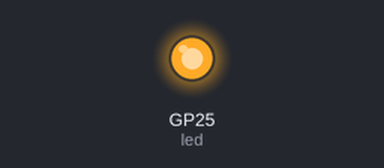
The program below on a simulated Raspberry Pi Pico running MicroPython. Parts: output pins drawn as LEDs (lit = HIGH). At 6.0 s the program stops and its outputs stay as they are.

Above: at 0.1 s.
At 3.1 s:
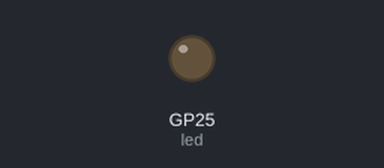
Timing chart, 0 to 4.6 s (numbered marks = the images above):
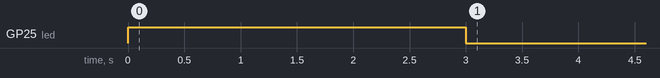

The program:

02_LED.py
```python
from machine import Pin #從 硬體 引入 腳位
from utime import sleep #從 時間 引入 睡眠
led = Pin(25,Pin.OUT) #控制外加的LED
led.value(1)      #開
sleep(3)            #持續3秒
led.value(0)      #關
sleep(3)            #持續3秒
```

Measured:
- by itself, GP25 (led): LOW → HIGH at 0.00 s, → LOW 3.0 s later
